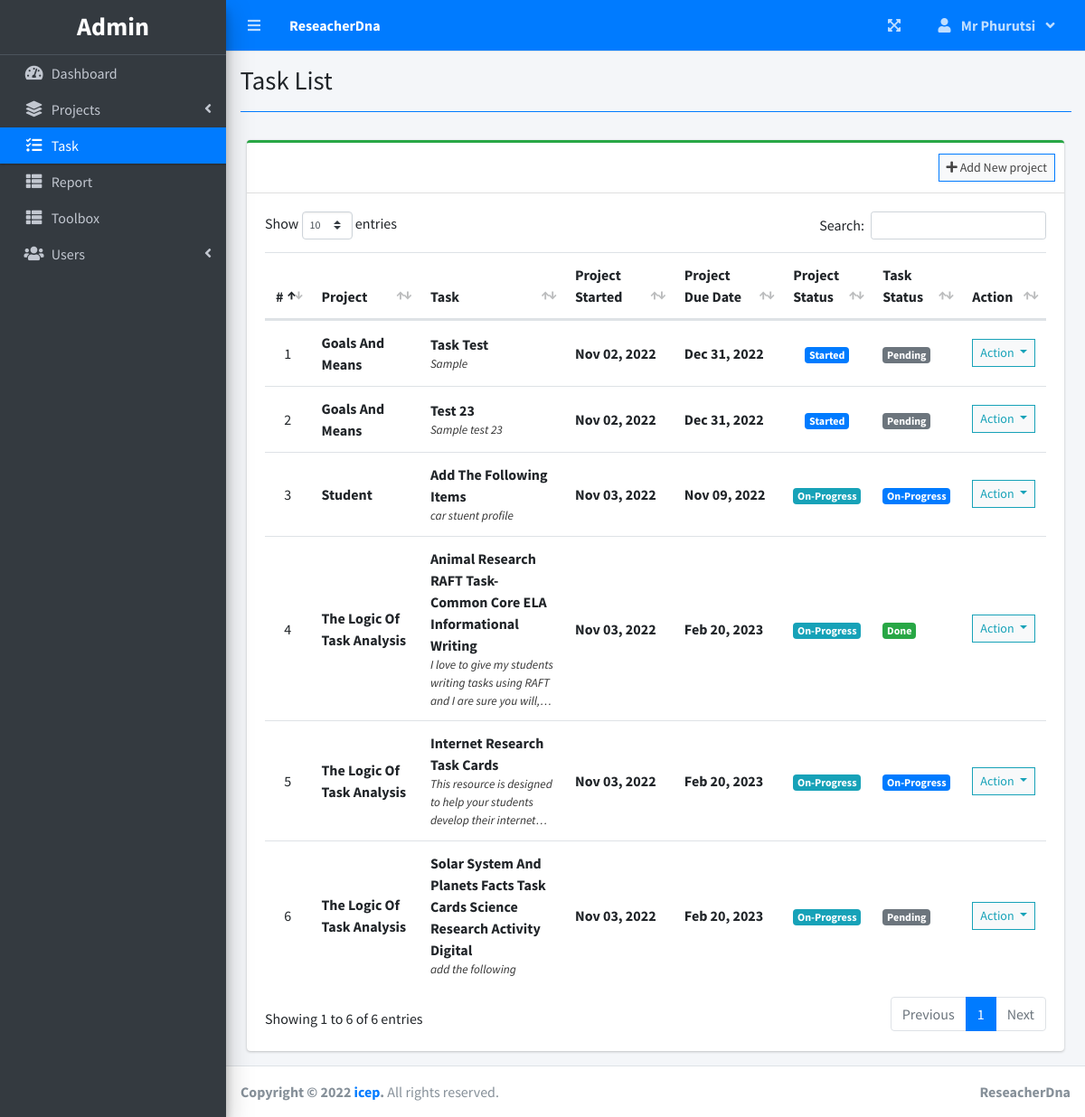
The app's page /index.php?page=task_list (signed in) with its own data.
### tables this page shows
CREATE TABLE `task_list` (
  `id` int(30) NOT NULL,
  `project_id` int(30) NOT NULL,
  `task` varchar(200) NOT NULL,
  `description` text NOT NULL,
  `status` tinyint(4) NOT NULL,
  `date_created` datetime NOT NULL DEFAULT current_timestamp()
);

CREATE TABLE `project_list` (
  `id` int(30) NOT NULL,
  `name` varchar(200) NOT NULL,
  `description` text NOT NULL,
  `status` tinyint(2) NOT NULL,
  `start_date` date NOT NULL,
  `end_date` date NOT NULL,
  `manager_id` int(30) NOT NULL,
  `user_ids` text NOT NULL,
  `date_created` datetime NOT NULL DEFAULT current_timestamp()
);

### task_list.php (the view, shortened to what this page needs)
<?php include'db_connect.php' ?>
<div class="col-lg-12">
	<div class="card card-outline card-success">
		<div class="card-header">
			<div class="card-tools">
				<a class="btn btn-block btn-sm btn-default btn-flat border-primary" href="./index.php?page=new_project"><i class="fa fa-plus"></i> Add New project</a>
			</div>
		</div>
		<div class="card-body">
			<table class="table tabe-hover table-condensed" id="list">
				<colgroup>
					<col width="5%">
					<col width="15%">
					<col width="20%">
					<col width="15%">
					<col width="15%">
					<col width="10%">
					<col width="10%">
					<col width="10%">
				</colgroup>
				<thead>
					<tr>
						<th class="text-center">#</th>
						<th>Project</th>
						<th>Task</th>
						<th>Project Started</th>
						<th>Project Due Date</th>
						<th>Project Status</th>
						<th>Task Status</th>
						<th>Action</th>
					</tr>
				</thead>
				<tbody>
					<?php
					$i = 1;
					$where = "";
					$stat = array("Pending","Started","On-Progress","On-Hold","Over Due","Done");
					$qry = $conn->query("SELECT t.*,p.name as pname,p.start_date,p.status as pstatus, p.end_date,p.id as pid FROM task_list t inner join project_list p on p.id = t.project_id $where order by p.name asc");
					while($row= $qry->fetch_assoc()):
						$trans = get_html_translation_table(HTML_ENTITIES,ENT_QUOTES);
						unset($trans["\""], $trans["<"], $trans[">"], $trans["<h2"]);
						$desc = strtr(html_entity_decode($row['description']),$trans);
						$desc=str_replace(array("<li>","</li>"), array("",", "), $desc);
		                $cprog = $conn->query("SELECT * FROM task_list where project_id = {$row['pid']} and status = 3")->num_rows;
		                $prod = $conn->query("SELECT * FROM user_productivity where project_id = {$row['pid']}")->num_rows;
		                if($row['pstatus'] == 0 && strtotime(date('Y-m-d')) >= strtotime($row['start_date'])):
		                if($prod  > 0  || $cprog > 0)
		                  $row['pstatus'] = 2;
		                else
		                  $row['pstatus'] = 1;
		                elseif($row['pstatus'] == 0 && strtotime(date('Y-m-d')) > strtotime($row['end_date'])):
		                $row['pstatus'] = 4;
		                endif;
					?>
					<tr>
						<td class="text-center"><?php echo $i++ ?></td>
						<td>
							<p><b><?php echo ucwords($row['pname']) ?></b></p>
						</td>
						<td>
							<p><b><?php echo ucwords($row['task']) ?></b></p>
							<p class="truncate"><?php echo strip_tags($desc) ?></p>
						</td>
						<td><b><?php echo date("M d, Y",strtotime($row['start_date'])) ?></b></td>
						<td><b><?php echo date("M d, Y",strtotime($row['end_date'])) ?></b></td>
						<td class="text-center">
							<?php
							  if($stat[$row['pstatus']] =='Pending'){
							  	echo "<span class='badge badge-secondary'>{$stat[$row['pstatus']]}</span>";
							  }elseif($stat[$row['pstatus']] =='Started'){
							  	echo "<span class='badge badge-primary'>{$stat[$row['pstatus']]}</span>";
							  }elseif($stat[$row['pstatus']] =='On-Progress'){
							  	echo "<span class='badge badge-info'>{$stat[$row['pstatus']]}</span>";
							  }elseif($stat[$row['pstatus']] =='On-Hold'){
							  	echo "<span class='badge badge-warning'>{$stat[$row['pstatus']]}</span>";
							  }elseif($stat[$row['pstatus']] =='Over Due'){
							  	echo "<span class='badge badge-danger'>{$stat[$row['pstatus']]}</span>";
							  }elseif($stat[$row['pstatus']] =='Done'){
							  	echo "<span class='badge badge-success'>{$stat[$row['pstatus']]}</span>";
							  }
							?>
						</td>
						<td>
                        	<?php
                        	if($row['status'] == 1){
						  		echo "<span class='badge badge-secondary'>Pending</span>";
                        	}elseif($row['status'] == 2){
						  		echo "<span class='badge badge-primary'>On-Progress</span>";
                        	}elseif($row['status'] == 3){
						  		echo "<span class='badge badge-success'>Done</span>";
                        	}
                        	?>
                        </td>
						<td class="text-center">
							<button type="button" class="btn btn-default btn-sm btn-flat border-info wave-effect text-info dropdown-toggle" data-toggle="dropdown" aria-expanded="true">
		                      Action
		                    </button>
						</td>
					</tr>
				<?php endwhile; ?>
				</tbody>
			</table>
		</div>
	</div>
</div>

### index.php (shortened to what this page needs)
<!DOCTYPE html>
<html lang="en">
<?php
	include 'header.php'
?>
<body class="hold-transition sidebar-mini layout-fixed layout-navbar-fixed layout-footer-fixed">
<div class="wrapper">
  <?php include 'topbar.php' ?>
  <?php include 'sidebar.php' ?>
  <div class="content-wrapper">
    <div class="content-header">
      <div class="container-fluid">
        <div class="row mb-2">
          <div class="col-sm-6">
            <h1 class="m-0"><?php echo $title ?></h1>
          </div>
        </div>
            <hr class="border-primary">
      </div>
    </div>
    <section class="content">
      <div class="container-fluid">
         <?php
            $page = isset($_GET['page']) ? $_GET['page'] : 'home';
            if(!file_exists($page.".php")){
                include '404.html';
            }else{
            include $page.'.php';
            }
          ?>
      </div>
    </section>
  </div>
  <footer class="main-footer">
    <strong>Copyright &copy; 2022 <a href="https://template-54c78.web.app//">icep</a>.</strong>
    All rights reserved.
    <div class="float-right d-none d-sm-inline-block">
      <b><?php echo $_SESSION['system']['name'] ?></b>
    </div>
  </footer>
</div>
</body>
</html>

### header.php (shortened to what this page needs)
<head>
  <?php
  $title = isset($_GET['page']) ? ucwords(str_replace("_", ' ', $_GET['page'])) : "Home";
  ?>
  <link rel="stylesheet" href="assets/plugins/fontawesome-free/css/all.min.css">
  <link rel="stylesheet" href="assets/plugins/overlayScrollbars/css/OverlayScrollbars.min.css">
  <link rel="stylesheet" href="assets/plugins/datatables-bs4/css/dataTables.bootstrap4.min.css">
  <link rel="stylesheet" href="assets/plugins/datatables-responsive/css/responsive.bootstrap4.min.css">
  <link rel="stylesheet" href="assets/plugins/datatables-buttons/css/buttons.bootstrap4.min.css">
  <link rel="stylesheet" href="assets/plugins/select2/css/select2.min.css">
  <link rel="stylesheet" href="assets/plugins/select2-bootstrap4-theme/select2-bootstrap4.min.css">
  <link rel="stylesheet" href="assets/plugins/sweetalert2-theme-bootstrap-4/bootstrap-4.min.css">
  <link rel="stylesheet" href="assets/plugins/toastr/toastr.min.css">
  <link rel="stylesheet" href="assets/plugins/dropzone/min/dropzone.min.css">
  <link rel="stylesheet" href="assets/dist/css/jquery.datetimepicker.min.css">
  <link rel="stylesheet" href="assets/plugins/icheck-bootstrap/icheck-bootstrap.min.css">
  <link rel="stylesheet" href="assets/plugins/bootstrap4-toggle/css/bootstrap4-toggle.min.css">
  <link rel="stylesheet" href="assets/dist/css/adminlte.min.css">
  <link rel="stylesheet" href="assets/dist/css/styles.css">
  <link rel="stylesheet" href="assets/plugins/summernote/summernote-bs4.min.css">
</head>

### topbar.php (shortened to what this page needs)
<nav class="main-header navbar navbar-expand navbar-primary navbar-dark ">
  <ul class="navbar-nav">
    <?php if(isset($_SESSION['login_id'])): ?>
    <li class="nav-item">
      <a class="nav-link" data-widget="pushmenu" href="" role="button"><i class="fas fa-bars"></i></a>
    </li>
  <?php endif; ?>
    <li>
      <a class="nav-link text-white"  href="./" role="button"> <large><b><?php echo $_SESSION['system']['name'] ?></b></large></a>
    </li>
  </ul>
  <ul class="navbar-nav ml-auto">
    <li class="nav-item">
      <a class="nav-link" data-widget="fullscreen" href="#" role="button">
        <i class="fas fa-expand-arrows-alt"></i>
      </a>
    </li>
   <li class="nav-item dropdown">
          <a class="nav-link"  data-toggle="dropdown" aria-expanded="true" href="javascript:void(0)">
            <span>
              <div class="d-felx badge-pill">
                <span class="fa fa-user mr-2"></span>
                <span><b><?php echo ucwords($_SESSION['login_lastname']) ?></b></span>
                <span class="fa fa-angle-down ml-2"></span>
              </div>
            </span>
          </a>
    </li>
  </ul>
</nav>

### sidebar.php (shortened to what this page needs)
<aside class="main-sidebar sidebar-dark-primary elevation-4">
  <div class="dropdown">
 	<a href="./" class="brand-link">
      <?php if($_SESSION['login_type'] == 1): ?>
      <h3 class="text-center p-0 m-0"><b>Admin</b></h3>
      <?php endif; ?>
  </a>
  </div>
  <div class="sidebar pb-4 mb-4">
    <nav class="mt-2">
      <ul class="nav nav-pills nav-sidebar flex-column nav-flat" data-widget="treeview" role="menu" data-accordion="false">
        <li class="nav-item dropdown">
          <a href="./" class="nav-link nav-home">
            <i class="nav-icon fas fa-tachometer-alt"></i>
            <p>
              Dashboard
            </p>
          </a>
        </li>
        <li class="nav-item">
          <a href="#" class="nav-link nav-edit_project nav-view_project">
            <i class="nav-icon fas fa-layer-group"></i>
            <p>
              Projects
              <i class="right fas fa-angle-left"></i>
            </p>
          </a>
        </li>
        <li class="nav-item">
              <a href="./index.php?page=task_list" class="nav-link nav-task_list">
                <i class="fas fa-tasks nav-icon"></i>
                <p>Task</p>
              </a>
        </li>
        <?php if($_SESSION['login_type'] != 3): ?>
         <li class="nav-item">
              <a href="./index.php?page=reports" class="nav-link nav-reports">
                <i class="fas fa-th-list nav-icon"></i>
                <p>Report</p>
              </a>
        </li>
        <?php endif; ?>
        <?php if($_SESSION['login_type'] != 0): ?>
         <li class="nav-item">
              <a href="./index.php?page=Toolbox" class="nav-link nav-Toolbox">
                <i class="fas fa-th-list nav-icon"></i>
                <p>Toolbox</p>
              </a>
        </li>
        <?php endif; ?>
        <?php if($_SESSION['login_type'] == 1): ?>
        <li class="nav-item">
          <a href="#" class="nav-link nav-edit_user">
            <i class="nav-icon fas fa-users"></i>
            <p>
              Users
              <i class="right fas fa-angle-left"></i>
            </p>
          </a>
        </li>
      <?php endif; ?>
      </ul>
    </nav>
  </div>
</aside>

### task_list.php (style rules this page uses)
table p { margin: unset !important; }
table td { vertical-align: middle !important }

### records on screen
task_list: project_list.name "Goals And Means", task "Task Test", description "Sample", project_list.start_date "Nov 02, 2022", project_list.end_date "Dec 31, 2022", status "Started", shows "Pending"
task_list: project_list.name "Goals And Means", task "Test 23", description "Sample test 23", project_list.start_date "Nov 02, 2022", project_list.end_date "Dec 31, 2022", status "Started", shows "Pending"
task_list: project_list.name "Student", task "Add The Following Items", description "car stuent profile", project_list.start_date "Nov 03, 2022", project_list.end_date "Nov 09, 2022", status "On-Progress"
task_list: project_list.name "The Logic Of Task Analysis", task "Animal Research RAFT Task- Common Core ELA Informational Writing", description "I love to give my students writing tasks using RAFT and I are sure you…", project_list.start_date "Nov 03, 2022", project_list.end_date "Feb 20, 2023", pstatus "On-Progress", status "Done"
task_list: project_list.name "The Logic Of Task Analysis", task "Internet Research Task Cards", description "This resource is designed to help your students develop their…", project_list.start_date "Nov 03, 2022", project_list.end_date "Feb 20, 2023", pstatus "On-Progress", status "On-Progress"
task_list: project_list.name "The Logic Of Task Analysis", task "Solar System And Planets Facts Task Cards Science Research Activity Digital", description "add the following", project_list.start_date "Nov 03, 2022", project_list.end_date "Feb 20, 2023", pstatus "On-Progress", status "Pending"

### other values on screen
$_SESSION['system']['name'] "ReseacherDna"
$_SESSION['login_lastname'] "Mr Phurutsi"
$title "Task List"
